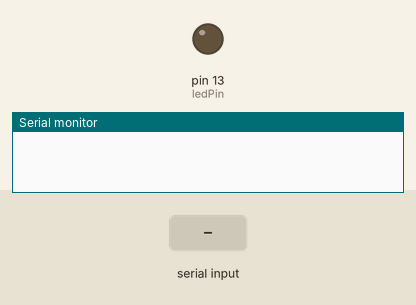
Recording of a sketch running on a simulated Arduino Uno, built with avr-gcc and run on an emulated ATmega328P. On the bench: output pins drawn as LEDs (lit = HIGH), the last lines printed to the serial monitor. Inputs (shaded band) come from the test bench.

Above: at 1.2 s.
1.3 s: "30,150\n" received over Serial
At 2.5 s:
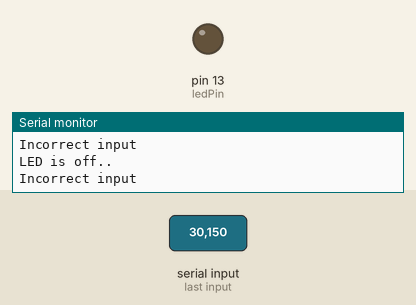
2.8 s: "1\n" received over Serial
At 4.0 s:
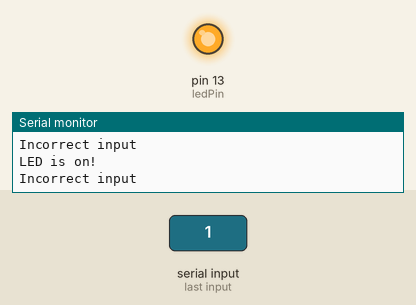
4.3 s: "90,45\n" received over Serial
At 5.3 s:
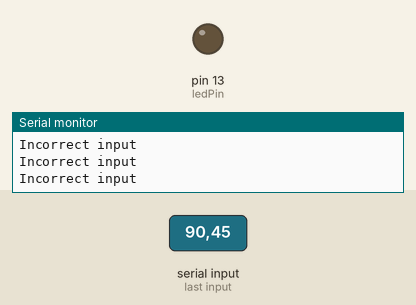
Timing chart, 0 to 7.3 s (numbered marks = the images above; inputs shaded):
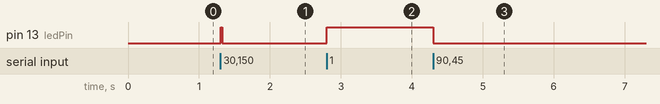

The sketch:

UserInputLED.ino
```cpp
/*
  Takes the user input and turns on the LED.
  1 is LED on
  0 is LED off
  Other inputs result in error message
*/

int ledPin = 13;

void setup() {
 Serial.begin(9600);
 pinMode(ledPin,OUTPUT);
}

void loop() {
  while(Serial.available() == 0);
  int val = Serial.read() - '0';
  if (val == 1) {
    Serial.println("LED is on!");
    digitalWrite(ledPin,HIGH);
  } else if (val == 0) {
    Serial.println("LED is off..");
    digitalWrite(ledPin,LOW);
  } else {
    Serial.println("Incorrect input");
  }
}
```

Measured:
- after the input at 1.3 s, pin 13 (ledPin): LOW → HIGH at once, → LOW 0.02 s later
- after the input at 2.8 s, pin 13 (ledPin): LOW → HIGH at once
- after the input at 4.3 s, pin 13 (ledPin): HIGH → LOW at once
